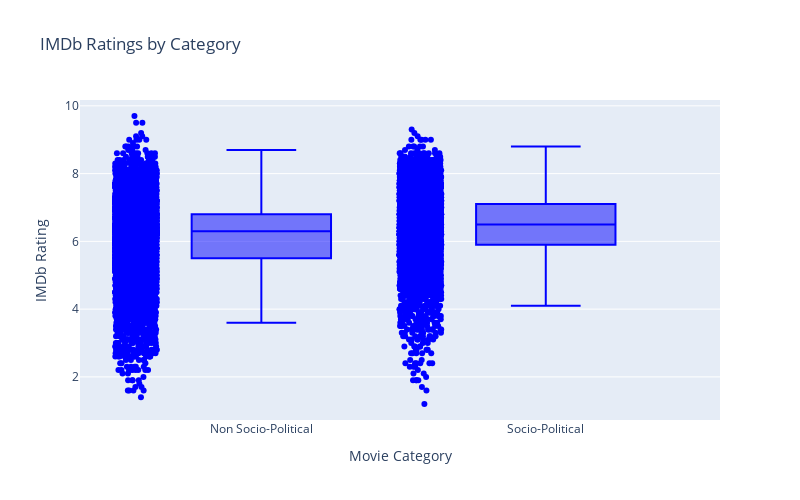
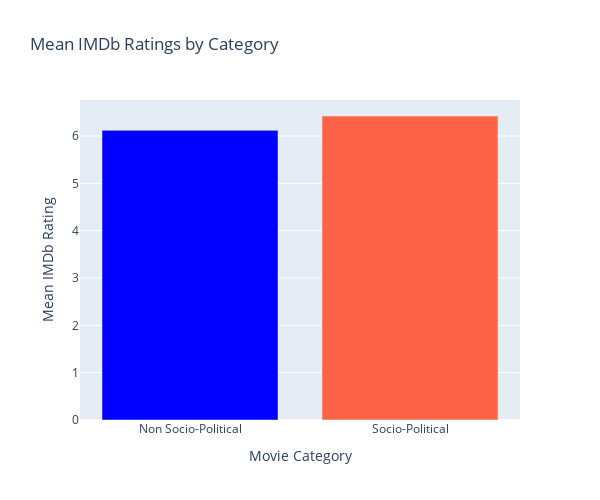

Notebook cell for these charts, in order:
### Code cell
# Separate movies into two categories
socio_political_movies = df[df['Category'] == 'Socio-Political']
non_socio_political_movies = df[df['Category'] == 'Non Socio-Political']

# Create box plots to visualize IMDb ratings for each category
box_trace = go.Box(
    x=df['Category'],
    y=df['averageRating'],
    name='IMDb Ratings',
    boxpoints='all',
    jitter=0.3,
    pointpos=-1.8,
    marker=dict(color='blue'),
)

box_layout = go.Layout(
    title='IMDb Ratings by Category',
    xaxis=dict(title='Movie Category'),
    yaxis=dict(title='IMDb Rating'),
    width=800,
    height=500,
)

box_fig = go.Figure(data=[box_trace], layout=box_layout)

# Group the data by category and calculate the mean IMDb rating for each category
category_means = df.groupby('Category')['averageRating'].mean().reset_index()

# Create a bar chart to visualize mean IMDb ratings by category
bar_trace = go.Bar(
    x=category_means['Category'],
    y=category_means['averageRating'],
    marker=dict(color=['blue', 'tomato']),
)

bar_layout = go.Layout(
    title='Mean IMDb Ratings by Category',
    xaxis=dict(title='Movie Category'),
    yaxis=dict(title='Mean IMDb Rating'),
    width=600,
    height=500,
)

bar_fig = go.Figure(data=[bar_trace], layout=bar_layout)

bar_fig = go.Figure(data=[bar_trace], layout=bar_layout)

# Convert the bar chart figure to JSON
bar_fig_json = bar_fig.to_json()
with open('bar_chart_figure.json', 'w') as json_file:
    json_file.write(bar_fig_json)
    
# Display the box plot and bar chart
box_fig.show()
bar_fig.show()


# Perform a t-test to compare IMDb ratings
t_statistic, p_value = stats.ttest_ind(socio_political_movies['averageRating'], non_socio_political_movies['averageRating'], equal_var=False)

# Print the results of the t-test
print(f'T-Statistic: {t_statistic}')
print(f'P-Value: {p_value}')

# Determine if the difference is statistically significant
alpha = 0.05  # Set your significance level
if p_value < alpha:
    print('The difference in IMDb ratings is statistically significant.')
else:
    print('There is no statistically significant difference in IMDb ratings.')

# Print the means and standard deviations for each category
mean_socio_political = socio_political_movies['averageRating'].mean()
mean_non_socio_political = non_socio_political_movies['averageRating'].mean()
std_socio_political = socio_political_movies['averageRating'].std()
std_non_socio_political = non_socio_political_movies['averageRating'].std()

data = {
    'Category': ['Socio-Political', 'Non Socio-Political'],
    'Mean IMDb Rating': [mean_socio_political, mean_non_socio_political],
    'Standard Deviation IMDb Rating': [std_socio_political, std_non_socio_political]
}

results_table = pd.DataFrame(data)

# Display the DataFrame
print(results_table)

table_data = [
    ['Category', 'Mean IMDb Rating', 'Standard Deviation IMDb Rating'],
    ['Socio-Political', mean_socio_political, std_socio_political],
    ['Non Socio-Political', mean_non_socio_political, std_non_socio_political]
]

# Display the table
print(tabulate(table_data, headers='firstrow', tablefmt='fancy_grid'))

### Figure 1 — Plotly figure (JSON) as saved in the notebook; plotly's stock layout.template omitted (floating-point values rounded to 4 significant figures; data arrays with more than 128 entries replaced by an {"elided": "..."} marker saying what was removed)
{"data": [{"boxpoints": "all", "jitter": 0.3, "marker": {"color": "blue"}, "name": "IMDb Ratings", "pointpos": -1.8, "type": "box", "x": {"elided": "14950 str values"}, "y": {"elided": "14950 float values"}}], "layout": {"height": 500, "title": {"text": "IMDb Ratings by Category"}, "width": 800, "xaxis": {"autorange": true, "range": [-0.6375, 1.613], "title": {"text": "Movie Category"}, "type": "category"}, "yaxis": {"autorange": true, "range": [0.7278, 10.17], "title": {"text": "IMDb Rating"}, "type": "linear"}}}

### Figure 2 — Plotly figure (JSON) as saved in the notebook; plotly's stock layout.template omitted (floating-point values rounded to 4 significant figures)
{"data": [{"marker": {"color": ["blue", "tomato"]}, "type": "bar", "x": ["Non Socio-Political", "Socio-Political"], "y": [6.12, 6.423]}], "layout": {"height": 500, "title": {"text": "Mean IMDb Ratings by Category"}, "width": 600, "xaxis": {"autorange": true, "range": [-0.5, 1.5], "title": {"text": "Movie Category"}, "type": "category"}, "yaxis": {"autorange": true, "range": [0, 6.761], "title": {"text": "Mean IMDb Rating"}, "type": "linear"}}}
